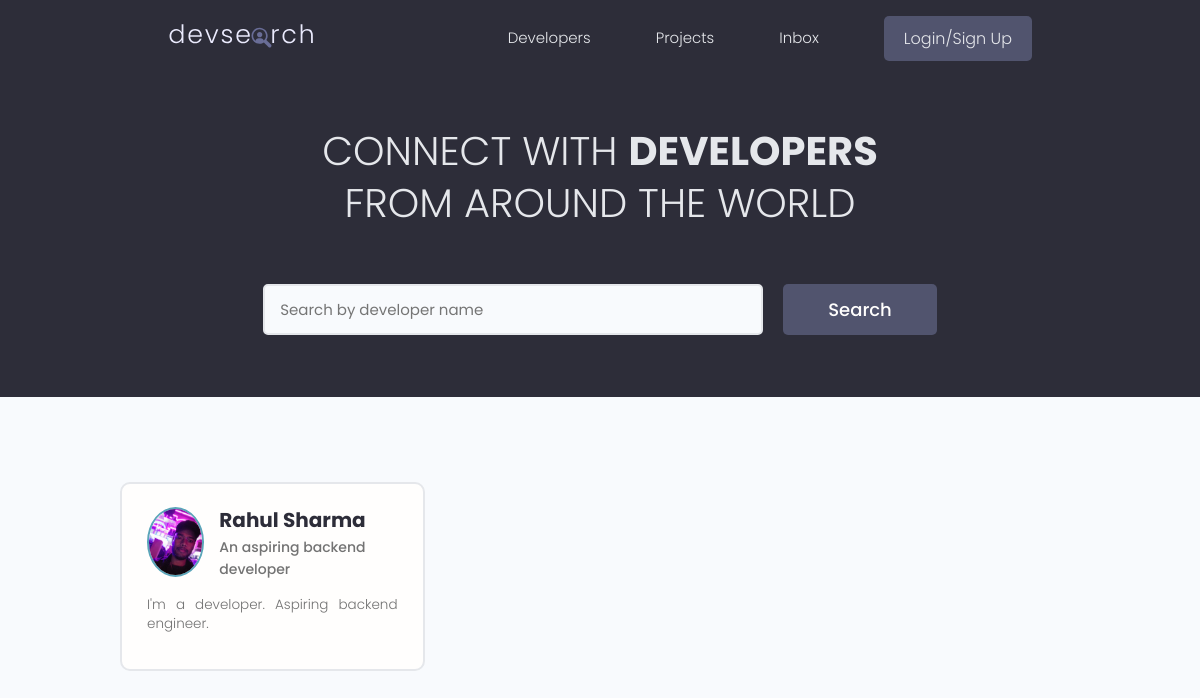
The app's page /, older data.
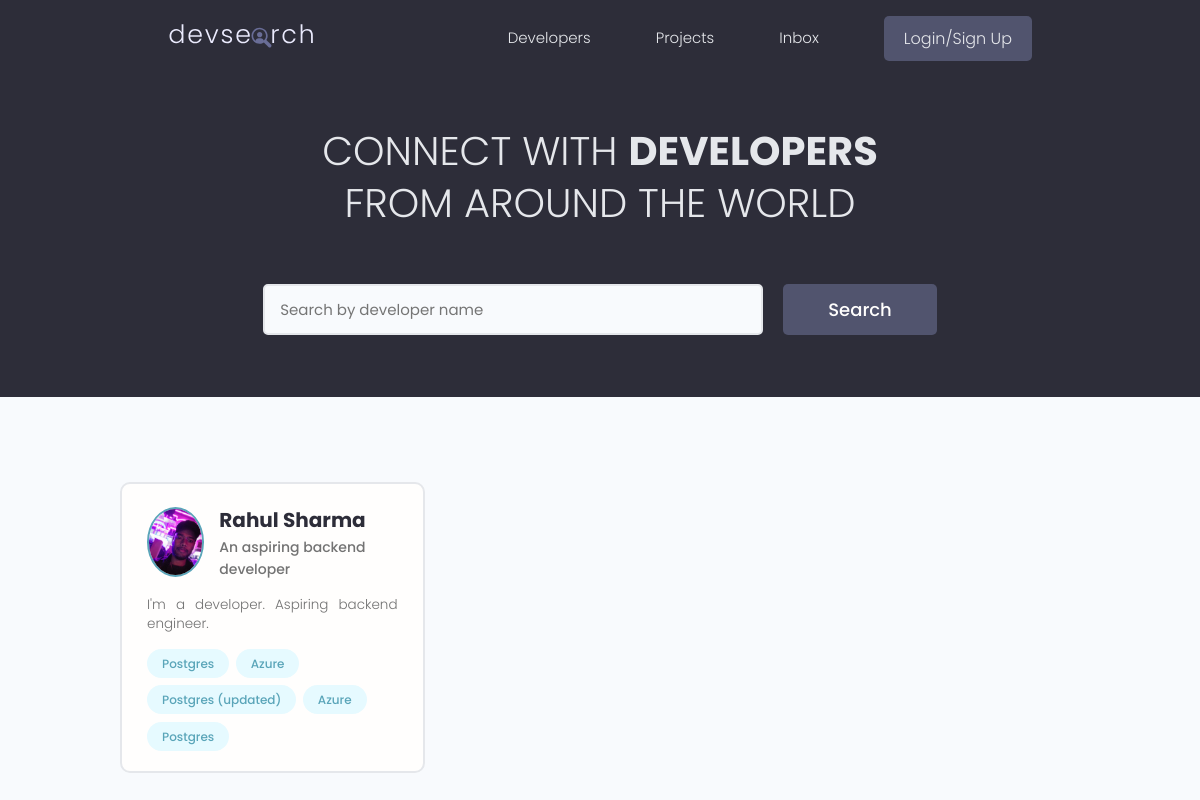
The same page, newer data.
### users/models.py (models this page shows, shortened)
class Profile(models.Model):
    user = models.OneToOneField(
        User, on_delete=models.CASCADE, null=True, blank=True)
    name = models.CharField(max_length=200, blank=True, null=True)
    email = models.EmailField(max_length=500, blank=True, null=True)
    username = models.CharField(max_length=200, blank=True, null=True)
    location = models.CharField(max_length=200, blank=True, null=True)
    short_intro = models.CharField(max_length=200, blank=True, null=True)
    bio = models.TextField(blank=True, null=True)
    profile_image = models.ImageField(
        null=True, blank=True, upload_to='profiles/', default="profiles/user-default.png")
    social_github = models.CharField(max_length=200, blank=True, null=True)
    social_twitter = models.CharField(max_length=200, blank=True, null=True)
    social_linkedin = models.CharField(max_length=200, blank=True, null=True)
    social_youtube = models.CharField(max_length=200, blank=True, null=True)
    social_website = models.CharField(max_length=200, blank=True, null=True)
    created = models.DateTimeField(auto_now_add=True)
    id = models.UUIDField(default=uuid.uuid4, unique=True,
                          primary_key=True, editable=False)

class Skill(models.Model):
    owner = models.ForeignKey(
        Profile, on_delete=models.CASCADE, null=True, blank=True)
    name = models.CharField(max_length=200, blank=True, null=True)
    description = models.TextField(null=True, blank=True)
    created = models.DateTimeField(auto_now_add=True)
    id = models.UUIDField(default=uuid.uuid4, unique=True,
                          primary_key=True, editable=False)
    def __str__(self):
        return str(self.name)

### users/views.py (the view)
# urls.py: path('', views.profiles, name="profiles"),
def profiles(request):
    profiles, search_query = searchProfiles(request)
    context = {'profiles': profiles, 'search_query': search_query}
    return render(request, 'users/profiles.html', context)

### users/utils.py (called while the page is built)
def searchProfiles(request):
    search_query = ''
    if request.GET.get('search_query'):
        search_query = request.GET.get('search_query')
    skills = Skill.objects.filter(name__icontains=search_query)
    profiles = Profile.objects.distinct().filter(
        Q(name__icontains=search_query) |
        Q(short_intro__icontains=search_query) |
        Q(skill__in=skills)
    )
    return profiles, search_query

### users/templates/users/profiles.html (shortened to what this page needs)
{% extends 'main.html' %}
{% block content %}
<main class="home">
    <section class="hero-section text-center">
      <div class="container container--narrow">
        <div class="hero-section__box">
          <h2>CONNECT WITH <span>DEVELOPERS</span></h2>
          <h2>FROM AROUND THE WORLD</h2>
        </div>
        <div class="hero-section__search">
          <form class="form" action="{% url 'profiles' %}" method="get">
            <div class="form__field">
              <input class="input input--text" id="formInput#search" type="text" name="search_query"
                value="{{search_query}}" placeholder="Search by developer name" />
            </div>
            <input class="btn btn--sub btn--lg" type="submit" value="Search" />
          </form>
        </div>
      </div>
    </section>
    <section class="devlist">
      <div class="container">
        <div class="grid grid--three">
            {% for profile in profiles %}
          <div class="column card">
            <div class="dev">
              <a href="{% url 'user-profile' profile.id %}" class="card__body">
                <div class="dev__profile">
                  <img class="avatar avatar--md" src="{{ profile.profile_image.url }}" alt="image" />
                  <div class="dev__meta">
                    <h3>{{profile.name}}</h3>
                    <h5>{{profile.short_intro|slice:"60"}}</h5>
                  </div>
                </div>
                <p class="dev__info">{{profile.bio|slice:"150"}}</p>
                <div class="dev__skills">
                {% for skill in profile.skill_set.all|slice:"5" %}
                  <span class="tag tag--pill tag--main">
                    <small>{{skill}}</small>
                  </span>
                {% endfor %}
                </div>
              </a>
            </div>
          </div>
          {% endfor %}
        </div>
      </div>
    </section>
  </main>
{% endblock content %}

Row changes from the older to the newer data that the page shows:
added Skill: name "Postgres"
added Skill: name "Azure"
added Skill: name "Postgres (updated)"
added Skill: name "Azure"
added Skill: name "Postgres"
